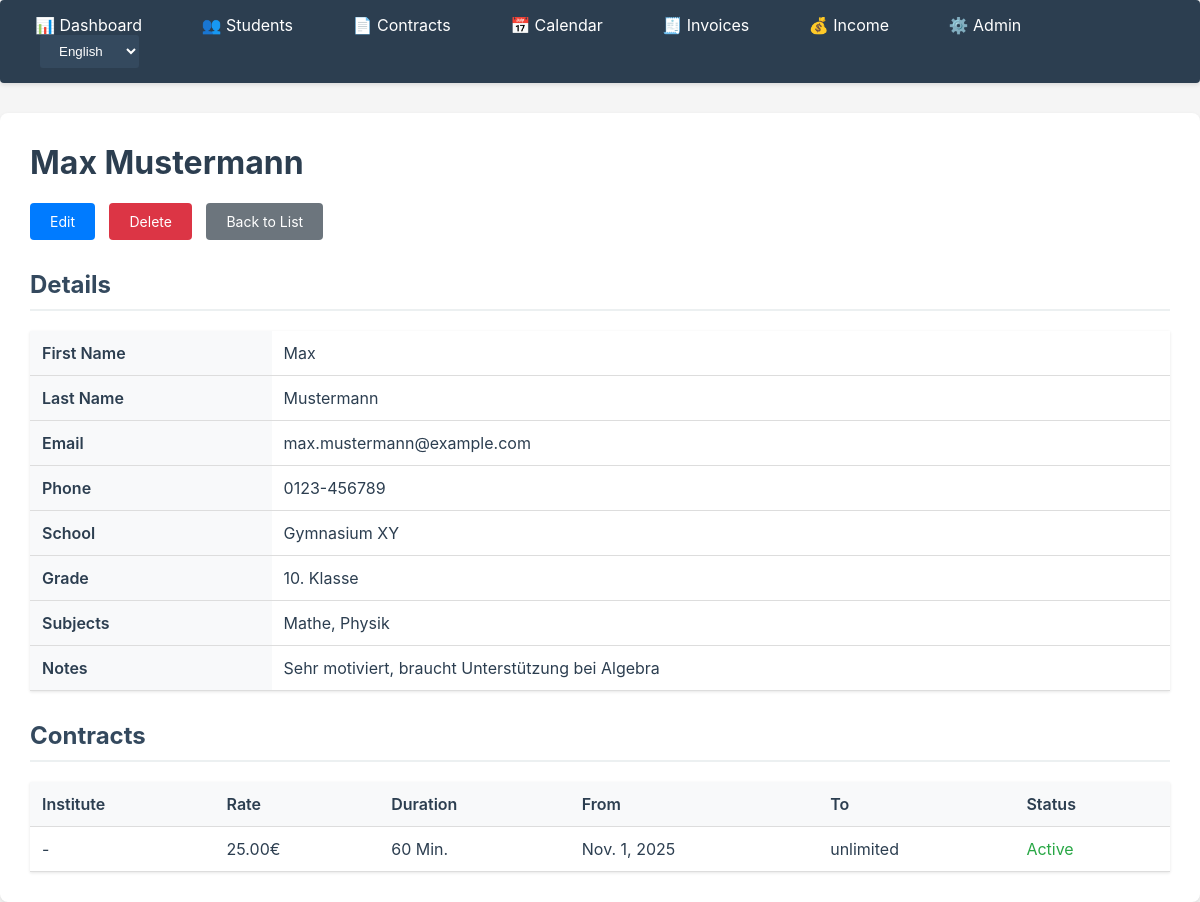
The app's page /students/12/ with its own data.
### apps/students/models.py (models this page shows, shortened)
class Student(models.Model):
    first_name = models.CharField(max_length=100)
    last_name = models.CharField(max_length=100)
    email = models.EmailField(blank=True, null=True)
    phone = models.CharField(max_length=20, blank=True, null=True)
    school = models.CharField(
        max_length=200,
        blank=True,
        null=True,
        help_text=_("School name")
    )
    grade = models.CharField(
        max_length=50,
        blank=True,
        null=True,
        help_text=_("Grade/Level (e.g., '10th grade', 'Q1')")
    )
    subjects = models.CharField(
        max_length=500,
        blank=True,
        null=True,
        help_text=_("Subjects (comma-separated, e.g., 'Math, German, English')")
    )
    notes = models.TextField(
        blank=True,
        null=True,
        help_text=_("Additional notes about the student")
    )
    created_at = models.DateTimeField(auto_now_add=True)
    updated_at = models.DateTimeField(auto_now=True)
    class Meta:
        ordering = ['last_name', 'first_name']
        verbose_name = _('Student')
        verbose_name_plural = _('Students')
    @property
    def full_name(self):
        return f"{self.first_name} {self.last_name}"

### apps/contracts/models.py (models this page shows, shortened)
class Contract(models.Model):
    student = models.ForeignKey(
        Student,
        on_delete=models.CASCADE,
        related_name='contracts',
        help_text=_("Student for whom the contract applies")
    )
    institute = models.CharField(
        max_length=200,
        blank=True,
        null=True,
        help_text=_("Institute name (if applicable)")
    )
    hourly_rate = models.DecimalField(
        max_digits=10,
        decimal_places=2,
        validators=[MinValueValidator(Decimal('0.01'))],
        help_text=_("Rate per unit in EUR")
    )
    unit_duration_minutes = models.PositiveIntegerField(
        default=60,
        help_text=_("Duration of one unit in minutes")
    )
    start_date = models.DateField(help_text=_("Contract start date"))
    end_date = models.DateField(
        null=True,
        blank=True,
        help_text=_("Contract end date (optional, empty = unlimited)")
    )
    is_active = models.BooleanField(
        default=True,
        help_text=_("Is the contract active?")
    )
    notes = models.TextField(
        blank=True,
        null=True,
        help_text=_("Additional notes about the contract")
    )
    created_at = models.DateTimeField(auto_now_add=True)
    updated_at = models.DateTimeField(auto_now=True)
    class Meta:
        ordering = ['-start_date', 'student']
        verbose_name = _('Contract')
        verbose_name_plural = _('Contracts')

### apps/students/views.py (the view)
# urls.py: path('<int:pk>/', views.StudentDetailView.as_view(), name='detail'),
class StudentDetailView(DetailView):
    model = Student
    template_name = 'students/student_detail.html'
    context_object_name = 'student'

### apps/students/templates/students/student_detail.html (shortened to what this page needs)
{% extends 'core/base.html' %}
{% load i18n %}
{% block content %}
<h1>{{ student.full_name }}</h1>
<div class="btn-group">
    <a href="{% url 'students:update' student.pk %}" class="btn">{% trans "Edit" %}</a>
    <a href="{% url 'students:delete' student.pk %}" class="btn btn-danger">{% trans "Delete" %}</a>
    <a href="{% url 'students:list' %}" class="btn btn-secondary">{% trans "Back to List" %}</a>
</div>
<h2>{% trans "Details" %}</h2>
<table>
    <tr><th>{% trans "First Name" %}</th><td>{{ student.first_name }}</td></tr>
    <tr><th>{% trans "Last Name" %}</th><td>{{ student.last_name }}</td></tr>
    {% if student.email %}<tr><th>{% trans "Email" %}</th><td>{{ student.email }}</td></tr>{% endif %}
    {% if student.phone %}<tr><th>{% trans "Phone" %}</th><td>{{ student.phone }}</td></tr>{% endif %}
    {% if student.school %}<tr><th>{% trans "School" %}</th><td>{{ student.school }}</td></tr>{% endif %}
    {% if student.grade %}<tr><th>{% trans "Grade" %}</th><td>{{ student.grade }}</td></tr>{% endif %}
    {% if student.subjects %}<tr><th>{% trans "Subjects" %}</th><td>{{ student.subjects }}</td></tr>{% endif %}
    {% if student.notes %}<tr><th>{% trans "Notes" %}</th><td>{{ student.notes }}</td></tr>{% endif %}
</table>
<h2>{% trans "Contracts" %}</h2>
{% if student.contracts.all %}
<table>
    <thead>
        <tr>
            <th>{% trans "Institute" %}</th>
            <th>{% trans "Rate" %}</th>
            <th>{% trans "Duration" %}</th>
            <th>{% trans "From" %}</th>
            <th>{% trans "To" %}</th>
            <th>{% trans "Status" %}</th>
        </tr>
    </thead>
    <tbody>
        {% for contract in student.contracts.all %}
        <tr>
            <td>{{ contract.institute|default:"-" }}</td>
            <td>{{ contract.hourly_rate }}€</td>
            <td>{% blocktrans with minutes=contract.unit_duration_minutes %}{{ minutes }} Min.{% endblocktrans %}</td>
            <td>{{ contract.start_date }}</td>
            <td>{{ contract.end_date|default:_("unlimited") }}</td>
            <td>{% if contract.is_active %}<span style="color: #28a745;">{% trans "Active" %}</span>{% else %}<span style="color: #495057;">{% trans "Inactive" %}</span>{% endif %}</td>
        </tr>
        {% endfor %}
    </tbody>
</table>
{% else %}
<div class="empty-state">
    <p>{% trans "No contracts available." %}</p>
</div>
{% endif %}
{% endblock %}

### apps/core/templates/core/base.html (style rules this page uses)
body { font-family: -apple-system, BlinkMacSystemFont, 'Segoe UI', Arial, sans-serif; margin: 0; padding: 0; background: #f5f5f5; color: #2c3e50; }
table { width: 100%; border-collapse: collapse; margin-top: 20px; box-shadow: 0 1px 3px rgba(0,0,0,0.1); }
th, td { padding: 12px; text-align: left; border-bottom: 1px solid #ddd; color: #2c3e50; }
th { background: #f8f9fa; font-weight: 600; color: #2c3e50; }
.btn { display: inline-block; padding: 10px 20px; background: #007bff; color: white; text-decoration: none; border-radius: 4px; border: none; cursor: pointer; font-size: 14px; transition: background 0.2s; }
.btn-secondary { background: #6c757d; color: white; }
.btn-danger { background: #dc3545; color: white; }
.btn-group { margin-top: 20px; }
.btn-group .btn { margin-right: 10px; }
h1 { color: #2c3e50; margin-top: 0; }
h2 { color: #34495e; margin-top: 30px; border-bottom: 2px solid #ecf0f1; padding-bottom: 10px; }
a { color: #007bff; }

### records on screen
Student: full_name "Max Mustermann", first_name "Max", last_name "Mustermann", email "max.mustermann@example.com", phone "0123-456789", school "Gymnasium XY", grade "10. Klasse", subjects "Mathe, Physik", notes "Sehr motiviert, braucht Unterstützung bei Algebra"
Contract: institute "-", hourly_rate "25.00", start_date "Nov. 1, 2025", end_date "unlimited"

### other values on screen
form field language "English"
